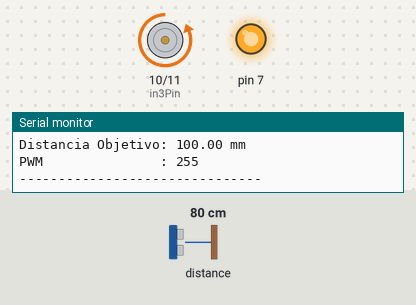
Bench run of a sketch on a simulated Arduino Uno, built with avr-gcc and run on an emulated ATmega328P. On the bench: motor-driver pin pairs drawn as motors (green arrow = first pin HIGH = forward, orange = second pin HIGH = backward, longer = more drive), output pins drawn as LEDs (lit = HIGH), the last lines printed to the serial monitor. The inputs (shaded band) are chosen by the test bench; at power-on: distance to the obstacle 80 cm.

Above: at 1.2 s.
1.3 s: distance to the obstacle set to 39 cm
2.8 s: distance to the obstacle set to 31 cm
At 3.9 s:
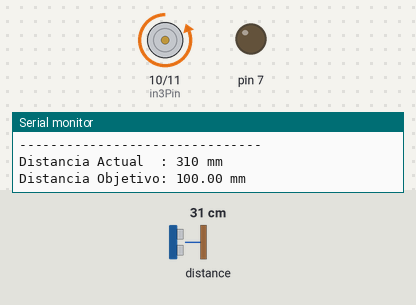
4.4 s: distance to the obstacle set to 11 cm
5.9 s: distance to the obstacle set to 8 cm
At 7.1 s:
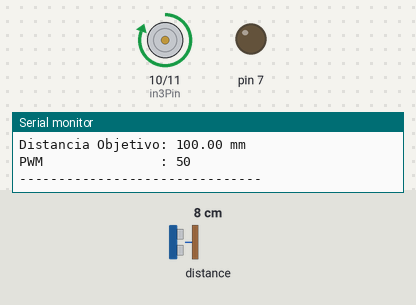
7.4 s: distance to the obstacle set to 18 cm
At 8.6 s:
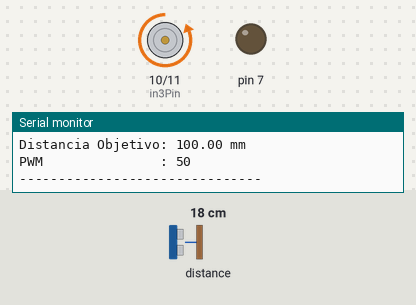
8.9 s: distance to the obstacle set to 2 cm
At 9.3 s:
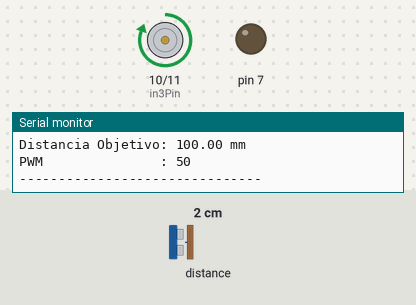
Timing chart, 0 to 11.4 s (numbered marks = the images above; inputs shaded):
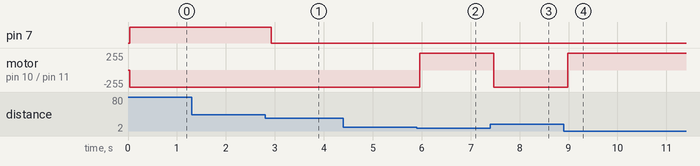

The sketch:

Ev2_Continua.ino
```cpp
#include "Adafruit_VL53L1X.h"

// Pines para el motor y el sensor
#define in3Pin 10
#define in4Pin 11

const float targetDistance = 100.0; // Distancia objetivo en mm
const float Kp = 0.5; // Constante proporcional ajustada para el control de la distancia
const int minPWM = 50; // PWM mínimo necesario para que el motor funcione

// Pines para el sensor de distancia
#define SHUT_PIN 9  // Pin alternativo para el cable amarillo (Shut)
#define INIT_PIN 8  // Pin para el cable verde (Init)

// Inicializar el sensor
Adafruit_VL53L1X vl53 = Adafruit_VL53L1X(SHUT_PIN, INIT_PIN);

void setup() {
  Serial.begin(115200);
  while (!Serial) delay(10);

  // Configuración del motor y sensor
  pinMode(in3Pin, OUTPUT);
  pinMode(in4Pin, OUTPUT);

  Serial.println(F("===== Configuración de Sensor y Control de Distancia ====="));

  // Inicializa la comunicación I2C en los pines 20 (SDA) y 21 (SCL)
  Wire.begin();

  // Inicialización del sensor de distancia
  if (!vl53.begin(0x29, &Wire)) {
    Serial.print(F("Error en la inicialización del sensor VL53L1X: "));
    Serial.println(vl53.vl_status);
    while (1) delay(10);
  }
  Serial.println(F("Sensor VL53L1X OK!"));

  // Iniciar el modo de medición del sensor de distancia
  if (!vl53.startRanging()) {
    Serial.print(F("Error al iniciar la medición: "));
    Serial.println(vl53.vl_status);
    while (1) delay(10);
  }
  Serial.println(F("Medición iniciada"));

  // Establecer el tiempo de medición en milisegundos
  vl53.setTimingBudget(50);
  Serial.print(F("Tiempo de medición (ms): "));
  Serial.println(vl53.getTimingBudget());
}

void loop() {
  int16_t distance;

  // Obtener y mostrar la distancia medida en mm si está lista
  if (vl53.dataReady()) {
    distance = vl53.distance();
    if (distance == -1) {
      Serial.print(F("Error al obtener la distancia: "));
      Serial.println(vl53.vl_status);
      return;
    }

    // Calcular el error en la distancia
    float error = targetDistance - distance;

    // Calcular el valor PWM proporcional al error
    int pwm = abs(error) * Kp;
    pwm = constrain(pwm, minPWM, 255); // Limitar el valor PWM entre minPWM y 255

    // Control del motor para ajustar la posición a la distancia objetivo
    if (error > 0) {
      // Si la distancia actual es menor que el objetivo, mueve el motor en una dirección
      analogWrite(7, pwm);
      digitalWrite(in3Pin, 1);
      digitalWrite(in4Pin, 0);
    }
    else if (error < 0) {
      // Si la distancia actual es mayor que el objetivo, mueve el motor en la dirección opuesta
      analogWrite(7, pwm);
      digitalWrite(in3Pin, 0);
      digitalWrite(in4Pin, 1);
    }
    else {
      // Detener el motor cuando se alcanza la distancia objetivo
      analogWrite(7, 0);
    }

    // Mostrar en el monitor serial los valores de distancia, objetivo y PWM
    Serial.print("Distancia Actual  : ");
    Serial.print(distance);        // Distancia medida en mm
    Serial.println(" mm");

    Serial.print("Distancia Objetivo: ");
    Serial.print(targetDistance);  // Distancia objetivo en mm
    Serial.println(" mm");

    Serial.print("PWM               : ");
    Serial.println(pwm);           // Valor PWM aplicado al motor

    Serial.println("-------------------------------"); // Separador para cada lectura

    // Limpiar la interrupción para la próxima medición
    vl53.clearInterrupt();
  }

  delay(100); // Delay para evitar sobrecargar el monitor serial
}
```

Measured:
- the behaviour switches between 36 and 35 cm on distance to the obstacle (found by bisection; images 0 and 1)
- the behaviour switches between 10 and 9 cm on distance to the obstacle (found by bisection; images 1 and 2)
- after the input at 2.8 s, pin 7: HIGH → LOW after 0.13 s
- after the input at 5.9 s, motor on pin 10 (in3Pin) / pin 11 (in4Pin): backward 255/255 → forward 255/255 after 0.06 s
- after the input at 7.4 s, motor on pin 10 (in3Pin) / pin 11 (in4Pin): forward 255/255 → backward 255/255 after 0.07 s
- after the input at 8.9 s, motor on pin 10 (in3Pin) / pin 11 (in4Pin): backward 255/255 → forward 255/255 after 0.09 s
